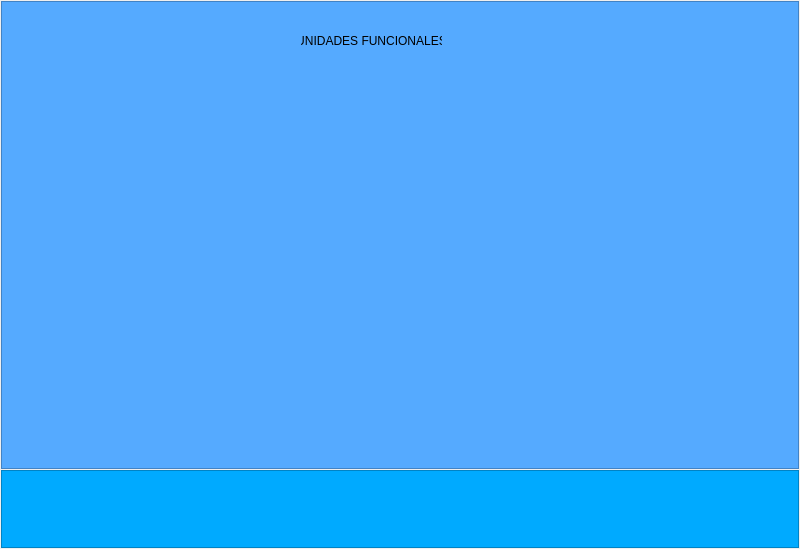
             <widget class="QWidget" name="page_ark__units">
              <property name="minimumSize">
               <size>
                <width>800</width>
                <height>549</height>
               </size>
              </property>
              <layout class="QVBoxLayout" name="verticalLayout_4" stretch="6,1">
               <property name="spacing">
                <number>1</number>
               </property>
               <property name="leftMargin">
                <number>1</number>
               </property>
               <property name="topMargin">
                <number>1</number>
               </property>
               <property name="rightMargin">
                <number>1</number>
               </property>
               <property name="bottomMargin">
                <number>1</number>
               </property>
               <item>
                <widget class="QFrame" name="frame_form_units">
                 <property name="styleSheet">
                  <string notr="true">/* Estilo del marco */
QFrame {
    background-color: rgb(85, 170, 255);
   
}
</string>
                 </property>
                 <property name="frameShape">
                  <enum>QFrame::Shape::StyledPanel</enum>
                 </property>
                 <property name="frameShadow">
                  <enum>QFrame::Shadow::Raised</enum>
                 </property>
                 <widget class="QLabel" name="label_titel_units">
                  <property name="geometry">
                   <rect>
                    <x>300</x>
                    <y>30</y>
                    <width>141</width>
                    <height>20</height>
                   </rect>
                  </property>
                  <property name="frameShadow">
                   <enum>QFrame::Shadow::Plain</enum>
                  </property>
                  <property name="text">
                   <string>UNIDADES FUNCIONALES</string>
                  </property>
                  <property name="alignment">
                   <set>Qt::AlignmentFlag::AlignCenter</set>
                  </property>
                 </widget>
                </widget>
               </item>
               <item>
                <widget class="QFrame" name="frame_actbar_units">
                 <property name="styleSheet">
                  <string notr="true">/* Estilo del marco */
QFrame {
    background-color: rgb(0, 170, 255);
   
}
</string>
                 </property>
                 <property name="frameShape">
                  <enum>QFrame::Shape::StyledPanel</enum>
                 </property>
                 <property name="frameShadow">
                  <enum>QFrame::Shadow::Raised</enum>
                 </property>
                </widget>
               </item>
              </layout>
             </widget>
